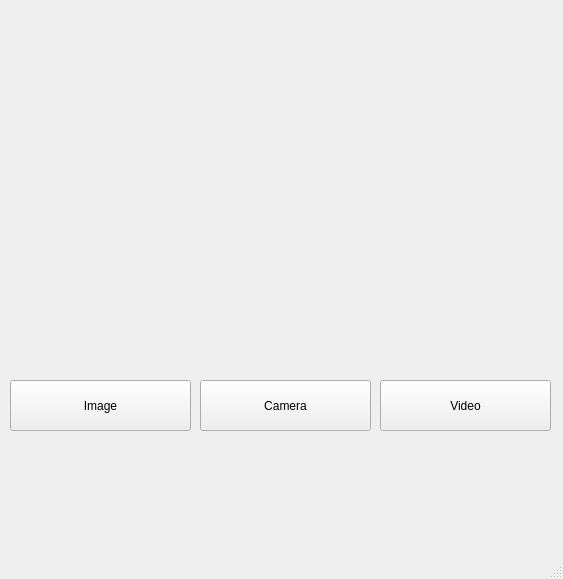
<?xml version="1.0" encoding="UTF-8"?>
<ui version="4.0">
 <class>MainWindow</class>
 <widget class="QMainWindow" name="MainWindow">
  <property name="geometry">
   <rect>
    <x>0</x>
    <y>0</y>
    <width>563</width>
    <height>579</height>
   </rect>
  </property>
  <property name="windowTitle">
   <string>MainWindow</string>
  </property>
  <widget class="QWidget" name="centralwidget">
   <widget class="QPushButton" name="imgButton">
    <property name="geometry">
     <rect>
      <x>10</x>
      <y>380</y>
      <width>181</width>
      <height>51</height>
     </rect>
    </property>
    <property name="text">
     <string>Image</string>
    </property>
   </widget>
   <widget class="QPushButton" name="camButton">
    <property name="geometry">
     <rect>
      <x>200</x>
      <y>380</y>
      <width>171</width>
      <height>51</height>
     </rect>
    </property>
    <property name="text">
     <string>Camera</string>
    </property>
   </widget>
   <widget class="QPushButton" name="vidButton">
    <property name="geometry">
     <rect>
      <x>380</x>
      <y>380</y>
      <width>171</width>
      <height>51</height>
     </rect>
    </property>
    <property name="text">
     <string>Video</string>
    </property>
   </widget>
   <widget class="QLabel" name="display">
    <property name="geometry">
     <rect>
      <x>10</x>
      <y>10</y>
      <width>541</width>
      <height>361</height>
     </rect>
    </property>
    <property name="text">
     <string/>
    </property>
    <property name="pixmap">
     <pixmap>../../../../squeezedet.png</pixmap>
    </property>
    <property name="scaledContents">
     <bool>true</bool>
    </property>
   </widget>
  </widget>
  <widget class="QMenuBar" name="menubar">
   <property name="geometry">
    <rect>
     <x>0</x>
     <y>0</y>
     <width>563</width>
     <height>21</height>
    </rect>
   </property>
  </widget>
  <widget class="QStatusBar" name="statusbar"/>
 </widget>
 <resources/>
 <connections/>
</ui>
